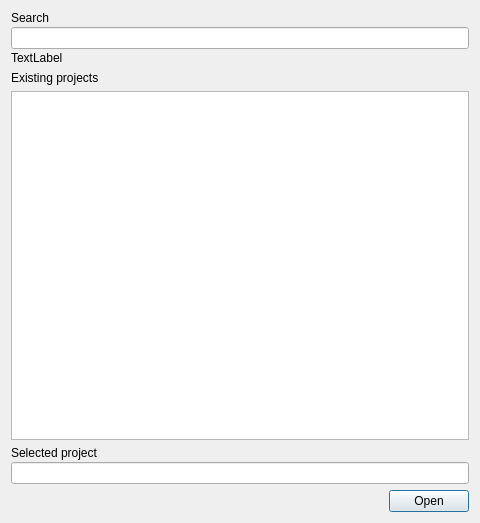
<?xml version="1.0" encoding="UTF-8"?>
<ui version="4.0">
 <class>Dialog</class>
 <widget class="QDialog" name="Dialog">
  <property name="geometry">
   <rect>
    <x>0</x>
    <y>0</y>
    <width>480</width>
    <height>523</height>
   </rect>
  </property>
  <property name="windowTitle">
   <string>Dialog</string>
  </property>
  <layout class="QVBoxLayout" name="verticalLayout_2">
   <item>
    <layout class="QVBoxLayout" name="verticalLayout_28">
     <property name="spacing">
      <number>2</number>
     </property>
     <item>
      <widget class="QLabel" name="label_28">
       <property name="text">
        <string>Search</string>
       </property>
      </widget>
     </item>
     <item>
      <widget class="QLineEdit" name="txt_open_search"/>
     </item>
     <item>
      <widget class="QLabel" name="lbl_open_status_search">
       <property name="text">
        <string>TextLabel</string>
       </property>
      </widget>
     </item>
    </layout>
   </item>
   <item>
    <layout class="QVBoxLayout" name="verticalLayout">
     <item>
      <widget class="QLabel" name="label">
       <property name="text">
        <string>Existing projects</string>
       </property>
      </widget>
     </item>
     <item>
      <widget class="QListView" name="projects_list_view"/>
     </item>
    </layout>
   </item>
   <item>
    <layout class="QVBoxLayout" name="verticalLayout_30">
     <property name="spacing">
      <number>2</number>
     </property>
     <item>
      <widget class="QLabel" name="label_30">
       <property name="text">
        <string>Selected project</string>
       </property>
      </widget>
     </item>
     <item>
      <widget class="QLineEdit" name="txt_open_selected_project">
       <property name="readOnly">
        <bool>true</bool>
       </property>
      </widget>
     </item>
    </layout>
   </item>
   <item>
    <layout class="QHBoxLayout" name="horizontalLayout">
     <item>
      <spacer name="horizontalSpacer">
       <property name="orientation">
        <enum>Qt::Horizontal</enum>
       </property>
       <property name="sizeHint" stdset="0">
        <size>
         <width>40</width>
         <height>20</height>
        </size>
       </property>
      </spacer>
     </item>
     <item>
      <widget class="QPushButton" name="btn_open_project">
       <property name="text">
        <string>Open</string>
       </property>
      </widget>
     </item>
    </layout>
   </item>
  </layout>
 </widget>
 <resources/>
 <connections/>
</ui>
